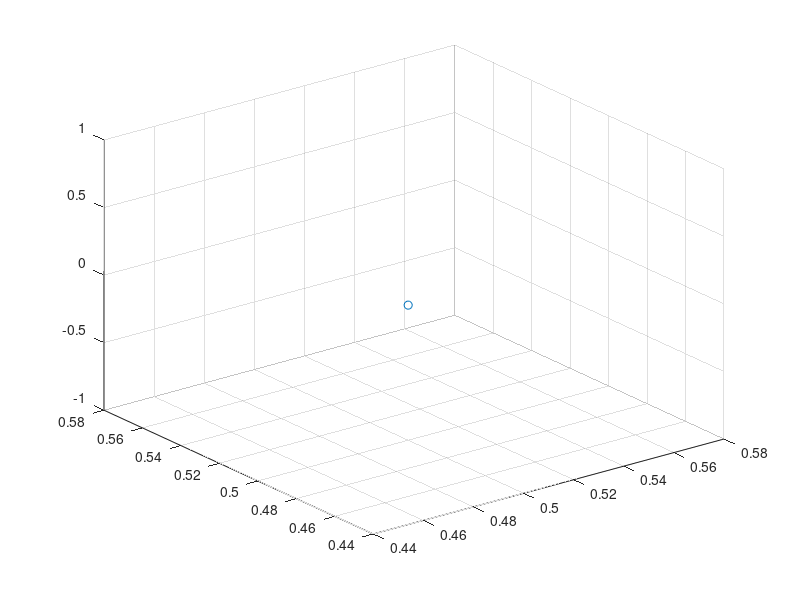

The MATLAB script that drew this image: (Note: this script raises an error after producing the figure.)
%2023/03/25
%点p,线L,面m
%PV position vector 位矢
%DV direction vector 方向矢量
clc;format compact;clear;close all
%光源source
PVs=[0.5,0.5,0];
figure;plot3(PVs(1),PVs(2),PVs(3),'o');hold on;grid on
%镜面1 mirror1
%范围
xspan_m1=linspace(1,4,21);
yspan_m1=xspan_m1;
DVm1=[-1,-1,5];%法向量
PVm1=[0,0,5];%位置
Dm1=-dot(DVm1,PVm1); %公式上是这样
[X_m1,Y_m1]=meshgrid(xspan_m1,yspan_m1);
Z_m1=mirrorZ(DVm1,PVm1,X_m1,Y_m1);%纵坐标
surf(X_m1,Y_m1,Z_m1);
%镜面上取一光线入射点,它确定了法线的位置所以用n表示
PVn=[2.5,2.5,6];
plot3([PVs(1),PVn(1)],[PVs(2),PVn(2)],[PVs(3),PVn(3)]);%入射光线
PVr=reflect(PVs,DVm1,PVn);%光源坐标,法线方向(平面法向量),入射点(法线与镜子交点)
plot3([PVr(1),PVn(1)],[PVr(2),PVn(2)],[PVr(3),PVn(3)]);%反射光线
%函数
%1.用于计算平面在XmYm范围的纵坐标Zm
%input: DVm面的法向量，PVm面上一点坐标，XmYm绘制范围
function Zm=mirrorZ(DVm,PVm,Xm,Ym)
    A=DVm(1);B=DVm(2);C=DVm(3);D=-dot(DVm,PVm);
    Zm=-(A.*Xm+B.*Ym+D)./C;
end
%2.某点关于线的对称点PVr(reflect)
%input: 点坐标PVi(i表示入射光线上一点)，直线方向DVl和其上一点PVl(法线方向及交界点)
function PVr=reflect(PVi,DVl,PVl)
    %法线与辅助平面垂直DVl就是mirror法向量,且PVi也是辅助平面上一点
    PVc=lmcross(DVl,PVl,DVl,PVi);%线方向、位置，面方向、位置
    PVr=2.*PVc-PVi; %c是i与r的中点
    plot3([PVc(1),PVl(1)],[PVc(2),PVl(2)],[PVc(3),PVl(3)],'--');%法线
end
%3.任意直线line与任意平面mirror的交点PVc(cross)
%input: 直线方向DVl和其上一点PVl，平面方向DVm,上面一点的位矢PVm
function PVc=lmcross(DVl,PVl,DVm,PVm)
    %几何意义:PVl到面的垂直分量是DVl方向向量的t倍
    t=dot(DVm,PVm-PVl)./dot(DVm,DVl);
    PVc=t.*DVl+PVl; %直线参数方程
end
%4.光栅反射函数grating
%input:级数m,光栅常数d,波长λ(可以是一个列向量),入射光线上一点PVi,法线方向DVl,交界点PVl
function [PVgr,theta_i]=grating_reflect(m,d,lambda,PVi,DVl,PVl)
    %法线与辅助平面垂直DVl就是mirror法向量,且PVi也是辅助平面上一点
    PVc=lmcross(DVl,PVl,DVl,PVi);%线方向、位置，面方向、位置
    %求
    theta_i=acosd(dot(PVi-PVl,PVc-PVl)./(dot(PVi-PVl,PVi-PVl).*dot(PVc-PVl,PVc-PVl)).^0.5);
    theta_r=asind(sind(theta_i)-m.*lambda./d);%列向量
    scalar=tand(theta_r)./tand(theta_i);%列向量
    PVgr=scalar.*(PVc-PVi)+PVc;% 列向量.*行向量 +行向量
end
%5.闪耀光栅闪耀波长grating_blaze(公式跟用法很相关,但结果挺接近的)
function lambda_b=grating_blaze(m,d,theta_b,theta_i)
    lambda_b=-2.*d.*cosd(theta_i+theta_b).*sind(theta_b)./m;
end
